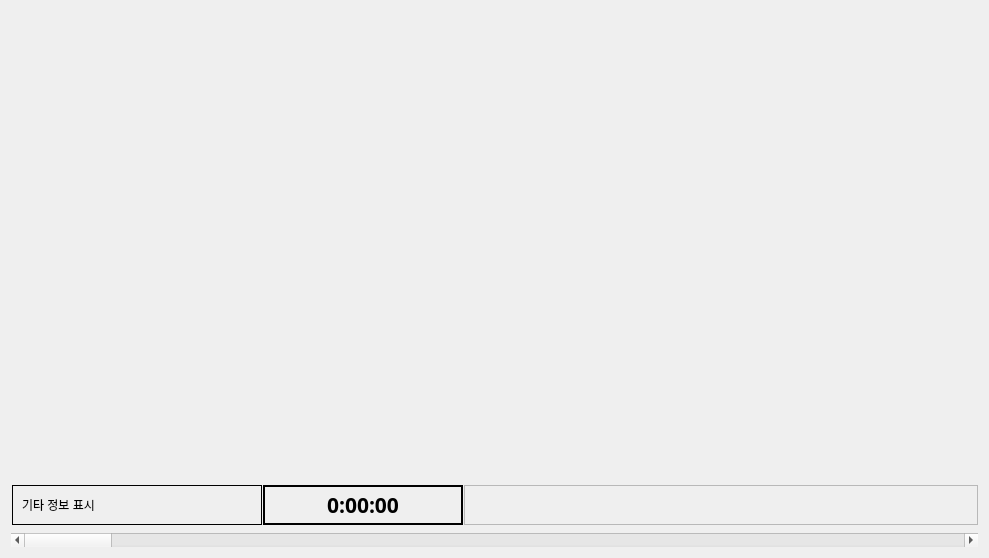
<?xml version="1.0" encoding="UTF-8"?>
<ui version="4.0">
 <class>HpticEditWindowSplit</class>
 <widget class="QDialog" name="HpticEditWindowSplit">
  <property name="windowModality">
   <enum>Qt::NonModal</enum>
  </property>
  <property name="geometry">
   <rect>
    <x>0</x>
    <y>0</y>
    <width>989</width>
    <height>558</height>
   </rect>
  </property>
  <property name="windowTitle">
   <string>Dialog</string>
  </property>
  <layout class="QVBoxLayout" name="verticalLayout_2">
   <item>
    <layout class="QVBoxLayout" name="verticalLayout" stretch="0">
     <property name="sizeConstraint">
      <enum>QLayout::SetNoConstraint</enum>
     </property>
     <property name="leftMargin">
      <number>6</number>
     </property>
     <property name="topMargin">
      <number>6</number>
     </property>
     <property name="rightMargin">
      <number>6</number>
     </property>
     <property name="bottomMargin">
      <number>6</number>
     </property>
     <item>
      <widget class="QCustomPlot" name="Plot" native="true">
       <property name="enabled">
        <bool>false</bool>
       </property>
      </widget>
     </item>
    </layout>
   </item>
   <item>
    <widget class="QWidget" name="widget" native="true">
     <property name="minimumSize">
      <size>
       <width>0</width>
       <height>50</height>
      </size>
     </property>
     <property name="maximumSize">
      <size>
       <width>16777215</width>
       <height>40</height>
      </size>
     </property>
     <layout class="QVBoxLayout" name="verticalLayout_3">
      <property name="spacing">
       <number>1</number>
      </property>
      <property name="leftMargin">
       <number>0</number>
      </property>
      <property name="topMargin">
       <number>0</number>
      </property>
      <property name="rightMargin">
       <number>0</number>
      </property>
      <property name="bottomMargin">
       <number>5</number>
      </property>
      <item>
       <layout class="QGridLayout" name="gridLayout_3">
        <property name="leftMargin">
         <number>1</number>
        </property>
        <property name="topMargin">
         <number>2</number>
        </property>
        <property name="rightMargin">
         <number>0</number>
        </property>
        <item row="0" column="0">
         <widget class="QFrame" name="frame">
          <property name="minimumSize">
           <size>
            <width>150</width>
            <height>40</height>
           </size>
          </property>
          <property name="maximumSize">
           <size>
            <width>250</width>
            <height>40</height>
           </size>
          </property>
          <property name="font">
           <font>
            <kerning>true</kerning>
           </font>
          </property>
          <property name="frameShape">
           <enum>QFrame::Box</enum>
          </property>
          <property name="frameShadow">
           <enum>QFrame::Plain</enum>
          </property>
          <property name="lineWidth">
           <number>1</number>
          </property>
          <property name="midLineWidth">
           <number>0</number>
          </property>
          <layout class="QHBoxLayout" name="horizontalLayout">
           <item>
            <widget class="QLabel" name="label_2">
             <property name="text">
              <string>기타 정보 표시</string>
             </property>
            </widget>
           </item>
          </layout>
         </widget>
        </item>
        <item row="0" column="1">
         <widget class="QFrame" name="frame_2">
          <property name="minimumSize">
           <size>
            <width>100</width>
            <height>40</height>
           </size>
          </property>
          <property name="maximumSize">
           <size>
            <width>200</width>
            <height>40</height>
           </size>
          </property>
          <property name="frameShape">
           <enum>QFrame::WinPanel</enum>
          </property>
          <property name="frameShadow">
           <enum>QFrame::Plain</enum>
          </property>
          <property name="lineWidth">
           <number>1</number>
          </property>
          <layout class="QVBoxLayout" name="verticalLayout_4">
           <item>
            <widget class="QLabel" name="HapticLengthLabel">
             <property name="font">
              <font>
               <family>Franklin Gothic Medium</family>
               <pointsize>16</pointsize>
               <weight>75</weight>
               <bold>true</bold>
              </font>
             </property>
             <property name="text">
              <string>0:00:00</string>
             </property>
             <property name="scaledContents">
              <bool>false</bool>
             </property>
             <property name="alignment">
              <set>Qt::AlignCenter</set>
             </property>
             <property name="openExternalLinks">
              <bool>false</bool>
             </property>
            </widget>
           </item>
          </layout>
         </widget>
        </item>
        <item row="0" column="2">
         <widget class="QFrame" name="frame_3">
          <property name="frameShape">
           <enum>QFrame::StyledPanel</enum>
          </property>
          <property name="frameShadow">
           <enum>QFrame::Plain</enum>
          </property>
          <property name="lineWidth">
           <number>1</number>
          </property>
          <widget class="QLabel" name="label_3">
           <property name="geometry">
            <rect>
             <x>20</x>
             <y>10</y>
             <width>251</width>
             <height>20</height>
            </rect>
           </property>
           <property name="text">
            <string/>
           </property>
          </widget>
         </widget>
        </item>
       </layout>
      </item>
     </layout>
    </widget>
   </item>
   <item>
    <widget class="QScrollBar" name="horizontalScrollBar">
     <property name="orientation">
      <enum>Qt::Horizontal</enum>
     </property>
    </widget>
   </item>
  </layout>
 </widget>
 <customwidgets>
  <customwidget>
   <class>QCustomPlot</class>
   <extends>QWidget</extends>
   <header location="global">../../qcustomplot.h</header>
   <container>1</container>
  </customwidget>
 </customwidgets>
 <resources/>
 <connections/>
</ui>
